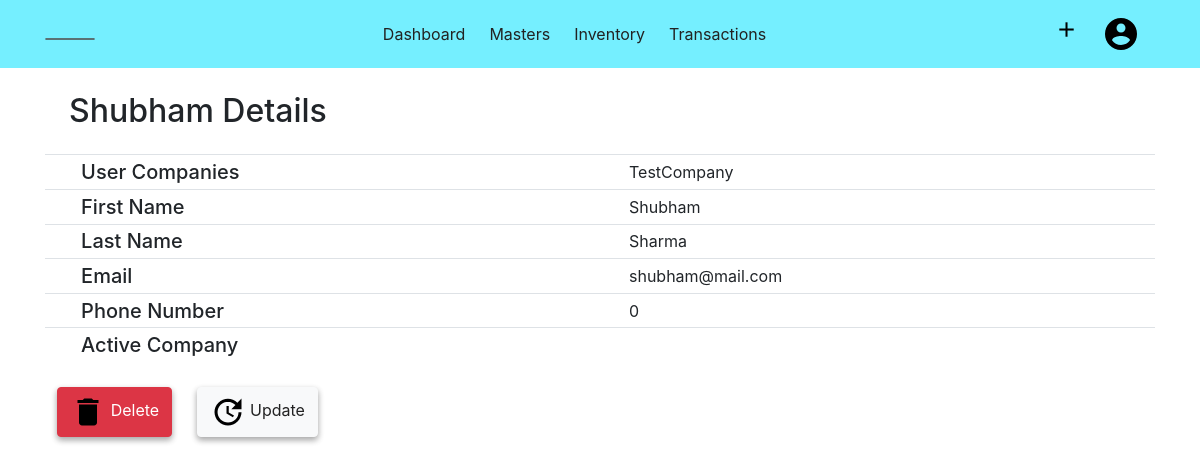
Before: /user/accountinfo (signed in) with the older database file.
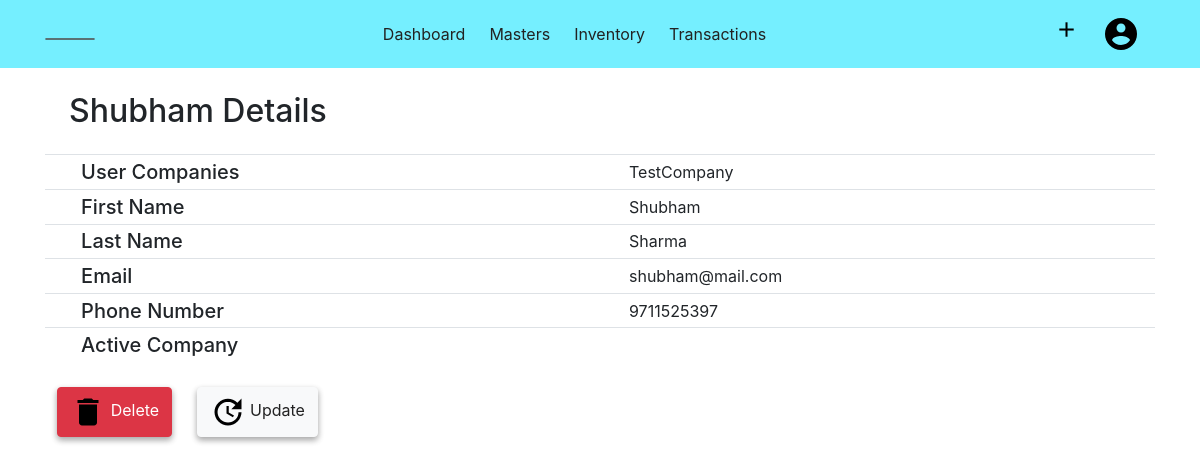
After: the same page with the newer database file.
### acsystem/models.py (models this page shows, shortened)
class User(db.Model, UserMixin):
    id = db.Column(db.Integer, primary_key = True)
    first = db.Column(db.String(60), nullable=False)
    last = db.Column(db.String(60), nullable=False)
    email = db.Column(db.String(60), unique= True, nullable=False)
    image_file = db.Column(db.String(20), default='default.jpg', nullable=False)
    phone = db.Column(db.Integer, nullable=False)
    password = db.Column(db.String(60), nullable=False)
    companies = db.relationship('Company', backref ='owner', lazy = True, cascade="all, delete-orphan")
    activecompany = db.Column(db.Integer, default=0)

### acsystem/user/routes.py (the view)
@users.route('/user/accountinfo')
@login_required
def account():
    return render_template('usertemplate/accountinfo.html', title="Account")

### acsystem/models.py (called while the page is built)
@login_manager.user_loader
def load_user(user_id):
    return User.query.get(int(user_id))

### acsystem/templates/usertemplate/accountinfo.html (shortened to what this page needs)
{% extends "layout.html"%}
{% block content %}
<div class="container mt-4">
    <h2 class="mb-4 ml-4">{{ current_user.first }} Details</h2>
    <table class="table table-sm">
        <tbody>
            <tr>
                <td>&Tab;</td>
                <td class="h5">User Companies</td>
                <td>{% for company in current_user.companies %}
                        <span>{{ company.companyname }}</span>
                        <br>
                    {% endfor %}
                </td>
            </tr>
            <tr>
                <td>&Tab;</td>
                <td class="h5"> First Name </td>
                <td>{{current_user.first}}</td>
            </tr>
            <tr>
                <td>&Tab;</td>
                <td class="h5"> Last Name </td>
                <td>{{current_user.last}}</td>
            </tr>
            <tr>
                <td>&Tab;</td>
                <td class="h5"> Email</td>
                <td>{{current_user.email}}</td>
            </tr>
            <tr>
                <td>&Tab;</td>
                <td class="h5"> Phone Number </td>
                <td>{{current_user.phone}}</td>
            </tr>
            <tr>
                <td>&Tab;</td>
                <td class="h5"> Active Company </td>
                <td id="useractivecomp"></td>
            </tr>
        </tbody>
    </table>
    <table class="mt-4">
        <tbody>
            <tr>
                <td>
                    <button type="button" class="btn btn-danger" data-toggle="modal" data-target="#deleteuser">
                        <img src="{{ url_for('static',filename='images/delete.png') }}" alt="Delete"> Delete
                    </button>
                </td>
                <td>
                    <a type="button" class="btn btn-light" href="{{ url_for('users.updateuser') }}"><img
                            src="{{ url_for('static',filename='images/update.png') }}" alt="Update"> Update
                    </a>
                </td>
            </tr>
        </tbody>
    </table>
</div>
{% endblock content %}

Changed rows visible on the page:
changed User "Shubham": phone "0" → "9711525397"
